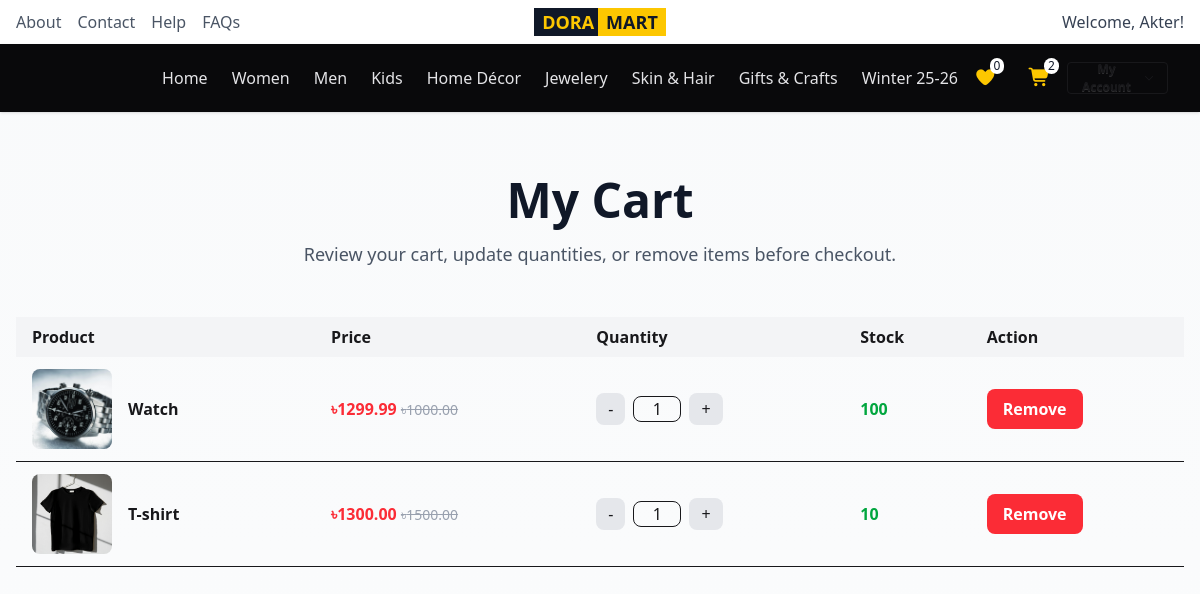
Screenshot of /pages/cart.php (signed in) with the database file from the repository.
### tables this page shows
CREATE TABLE `cart` (
  `id` int(11) NOT NULL,
  `user_id` int(11) NOT NULL,
  `product_id` int(11) NOT NULL,
  `quantity` int(11) DEFAULT 1,
  `created_at` timestamp NOT NULL DEFAULT current_timestamp()
);

CREATE TABLE `products` (
  `id` int(11) NOT NULL,
  `category_id` int(11) DEFAULT NULL,
  `name` varchar(150) NOT NULL,
  `description` text DEFAULT NULL,
  `price` decimal(10,2) NOT NULL,
  `old_price` decimal(10,2) NOT NULL,
  `stock` int(11) NOT NULL DEFAULT 0,
  `image` varchar(255) DEFAULT NULL,
  `status` tinyint(4) DEFAULT 1,
  `created_at` timestamp NOT NULL DEFAULT current_timestamp()
);

### pages/cart.php (the view, shortened to what this page needs)
<?php
include __DIR__ . '/../includes/header.php';
include __DIR__ . '/../includes/topbar.php';
include __DIR__ . '/../includes/navbar.php';
$user_id = $_SESSION['user_id'] ?? 0;
$cartProducts = [];
if ($user_id) {
    $stmt = $con->prepare("
        SELECT p.id, p.name, p.image, p.price, p.old_price, p.stock, c.quantity
        FROM cart c
        JOIN products p ON c.product_id = p.id
        WHERE c.user_id = ? AND p.status = 1
        ORDER BY c.id DESC
    ");
    $stmt->bind_param("i", $user_id);
    $stmt->execute();
    $cartProducts = $stmt->get_result();
}
?>
<section class="py-16 bg-gradient-to-b from-gray-50 to-white min-h-screen">
    <div class="max-w-7xl mx-auto px-4">
        <div class="text-center max-w-3xl mx-auto mb-12">
            <h1 class="text-4xl md:text-5xl font-extrabold text-gray-900 mb-4">
                My Cart
            </h1>
            <p class="text-lg text-gray-600 leading-relaxed">
                Review your cart, update quantities, or remove items before checkout.
            </p>
        </div>
        <?php if ($cartProducts && $cartProducts->num_rows > 0): ?>
        <div class="overflow-x-auto">
            <table class="w-full table-auto border-collapse">
                <thead>
                    <tr class="bg-gray-100">
                        <th class="px-4 py-2 text-left">Product</th>
                        <th class="px-4 py-2 text-left">Price</th>
                        <th class="px-4 py-2 text-left">Quantity</th>
                        <th class="px-4 py-2 text-left">Stock</th>
                        <th class="px-4 py-2 text-left">Action</th>
                    </tr>
                </thead>
                <tbody>
                    <?php while($p = $cartProducts->fetch_assoc()): ?>
                    <tr id="cart-item-<?= $p['id'] ?>" class="border-b hover:bg-gray-50 transition">
                        <td class="px-4 py-3 flex items-center gap-4">
                            <img src="../admin/uploads/<?= htmlspecialchars($p['image']) ?>"
                                 alt="<?= htmlspecialchars($p['name']) ?>" class="w-20 h-20 object-cover rounded-lg">
                            <span class="font-semibold"><?= htmlspecialchars($p['name']) ?></span>
                        </td>
                        <td class="px-4 py-3">
                            <span class="text-red-500 font-bold">৳<?= htmlspecialchars($p['price']) ?></span>
                            <?php if ($p['old_price'] > 0): ?>
                                <span class="text-gray-400 line-through text-sm">৳<?= htmlspecialchars($p['old_price']) ?></span>
                            <?php endif; ?>
                        </td>
                        <td class="px-4 py-3">
                            <div class="flex items-center gap-2">
                                <button onclick="updateQuantity(<?= $p['id'] ?>, -1)" class="px-3 py-1 bg-gray-200 rounded-lg hover:bg-gray-300 transition">-</button>
                                <input type="text" id="qty-<?= $p['id'] ?>" value="<?= $p['quantity'] ?>" class="w-12 text-center border rounded-lg" readonly>
                                <button onclick="updateQuantity(<?= $p['id'] ?>, 1)" class="px-3 py-1 bg-gray-200 rounded-lg hover:bg-gray-300 transition">+</button>
                            </div>
                        </td>
                        <td class="px-4 py-3 text-green-600 font-semibold"><?= htmlspecialchars($p['stock']) ?></td>
                        <td class="px-4 py-3">
                            <button onclick="removeFromCart(<?= $p['id'] ?>)" class="bg-red-500 text-white font-semibold py-2 px-4 rounded-lg hover:bg-red-600 transition">
                                Remove
                            </button>
                        </td>
                    </tr>
                    <?php endwhile; ?>
                </tbody>
            </table>
        </div>
        <?php else: ?>
            <p class="text-center text-gray-500 text-lg w-full">
                Your cart is empty. Add some products to continue shopping!
            </p>
        <?php endif; ?>
    </div>
</section>
<?php include __DIR__ . '/../includes/footer.php'; ?>

### rows the page displays
cart: product.image (picture), product.name "Watch", product.price "1299.99", product.old_price "1000.00", product+quantity "1", product.stock "100"
cart: product.image (picture), product.name "T-shirt", product.price "1300.00", product.old_price "1500.00", quantity "1", product.stock "10"

### other values shown
$_SESSION['user_name'] "Akter"
$wishlist_count "0"
$cart_count "2"
